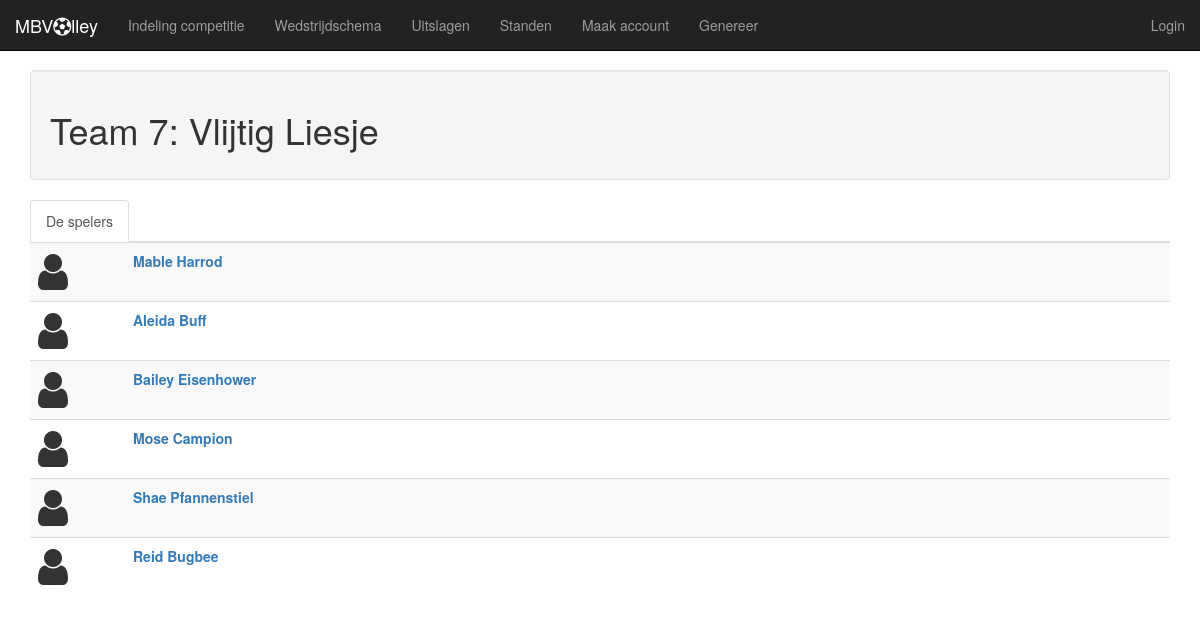
Screenshot of /team.php?teamid=7 with the database file from the repository.
### tables this page shows
CREATE TABLE `team` (
  `id` int(11) NOT NULL,
  `klasse` char(2) NOT NULL,
  `naam` varchar(64) NOT NULL
);

CREATE TABLE `lid` (
  `id` int(11) NOT NULL,
  `naam` varchar(50) NOT NULL DEFAULT '0'
);

### team.php (the view, shortened to what this page needs)
<?php
$mysqli =  get_mysqli();
$team_id = 0;
if(isset($_GET['teamid'])) {
    $team_id = $_GET['teamid'];
}
?>
<!DOCTYPE html>
<html lang="en">
	<head>
	</head>
	<body>
		<?php include 'header.php' ?>
		<main class="container">
		<?php
			$sql = "SELECT * FROM team WHERE id=".$team_id;
			$result = $mysqli->query($sql);
			if($result->num_rows >0) {
				$row = $result->fetch_assoc();
				$teamnaam = $row['naam'];
				echo '<div class="well"><h1>Team '. $team_id . ': '. $teamnaam .'</h1></div>';
		    } ?>
		<div role="tabpanel">
			<ul class="nav nav-tabs" role="tablist">
				<li role="presentation" class="active"><a href="#spelers" aria-controls="spelers" role="tab" data-toggle="tab">De spelers</a></li>
			</ul>
			<div class="tab-content">
				<div role="tabpanel" class="tab-pane fade in active" id="spelers">
					<?php
					$sql = "SELECT * FROM team_has_lid WHERE team=".$team_id;
					$teamlid_id = $mysqli->query($sql);
						echo '<table class="table table-striped">';
						foreach($teamlid_id as $teamlid) {
							$sql = "SELECT * FROM lid WHERE id=".(int)$teamlid['lid'];
							$lid = $mysqli->query($sql);
							foreach($lid as $ld) {
								?>
								<tr>
									<td class="col-sm-1">
										<i class="fa fa-user fa-3x"></i>
									</td>
									<td class="col-sm-11">
									<strong><a href="lid.php?lidid=<?php echo $ld['id']?>"><?php echo $ld['naam'] ?></a></strong><br/>
									</td>
								</tr>
							<?php
							}
						}
						echo "</table>";
					 ?>
				</div>
			</div>
		</div>
		</main>
	</body>
</html>

### rows the page displays
team: naam "Vlijtig Liesje"
lid: naam "Mable Harrod"
lid: naam "Aleida Buff"
lid: naam "Bailey Eisenhower"
lid: naam "Mose Campion"
lid: naam "Shae Pfannenstiel"
lid: naam "Reid Bugbee"

### other values shown
$menu_item['Name'] "Indeling competitie"
$menu_item['Name'] "Wedstrijdschema"
$menu_item['Name'] "Uitslagen"
$menu_item['Name'] "Standen"
$menu_item['Name'] "Maak account"
$menu_item['Name'] "Genereer"
$team_id "7"
